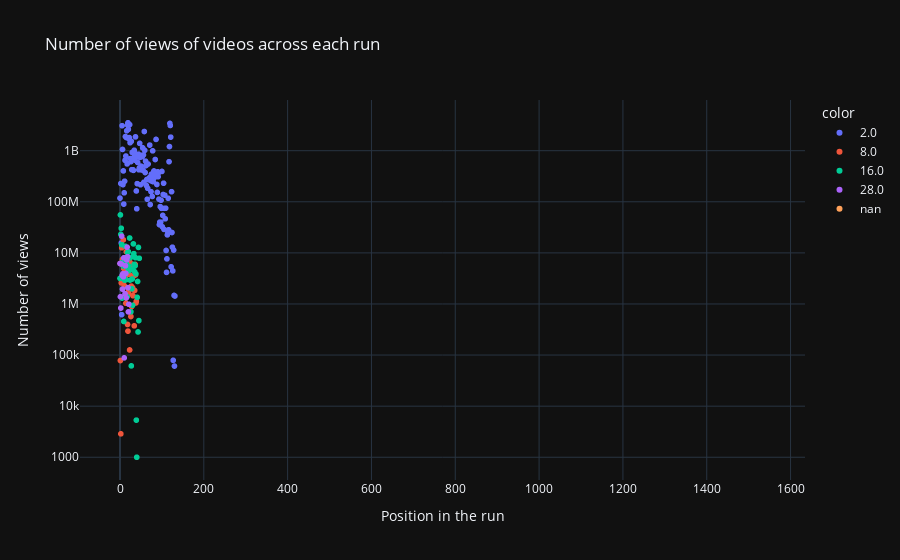

The cell this chart's notebook holds for it:
### Code cell
fig = px.scatter(df_output, x=df_output.groupby('walk').cumcount(), y='nb_views',
                 color=df_output['walk'].astype(str), title='Number of views of videos across each run',
                 log_y=True,
                 labels={'nb_views': 'Number of views', 'x': 'Position in the run'})

fig.show()

### Figure 1 — Plotly figure (JSON) as saved in the notebook; plotly's stock layout.template omitted (floating-point values rounded to 4 significant figures; data arrays with more than 128 entries replaced by an {"elided": "..."} marker saying what was removed)
{"data": [{"hovertemplate": "color=2.0<br>Position in the run=%{x}<br>Number of views=%{y}<extra></extra>", "legendgroup": "2.0", "marker": {"color": "#636efa", "symbol": "circle"}, "mode": "markers", "name": "2.0", "showlegend": true, "x": {"elided": "132 int values"}, "xaxis": "x", "y": {"elided": "132 str values"}, "yaxis": "y", "type": "scattergl"}, {"hovertemplate": "color=8.0<br>Position in the run=%{x}<br>Number of views=%{y}<extra></extra>", "legendgroup": "8.0", "marker": {"color": "#EF553B", "symbol": "circle"}, "mode": "markers", "name": "8.0", "showlegend": true, "x": [0, 1, 2, 3, 4, 5, 6, 7, 8, 9, 10, 11, 12, 13, 14, 15, 16, 17, 18, 19, 20, 21, 22, 23, 24, 25, 26, 27, 28, 29, 30, 31, 32, 33, 34, 35, 36, 37, 38, 39], "xaxis": "x", "y": ["6,194,869", "78,132", "2,870", "2,586,191", "12,609,549", "5,874,680", "7,492,340", "3,894,488", "18,008,374", "4,903,023", "2,299,810", "None", "2,939,154", "3,480,569", "1,032,714", "10,565,366", "5,519,327", "4,132,973", "397,027", "294,329", "1,731,088", "1,574,006", "3,830,269", "125,897", "6,507,929", "5,716,322", "568,528", "2,238,791", "889,998", "None", "2,096,441", "1,448,514", "3,485,919", "1,859,061", "373,148", "1,841,009", "5,975,881", "3,694,796", "1,047,208", "1,128,204"], "yaxis": "y", "type": "scattergl"}, {"hovertemplate": "color=16.0<br>Position in the run=%{x}<br>Number of views=%{y}<extra></extra>", "legendgroup": "16.0", "marker": {"color": "#00cc96", "symbol": "circle"}, "mode": "markers", "name": "16.0", "showlegend": true, "x": [0, 1, 2, 3, 4, 5, 6, 7, 8, 9, 10, 11, 12, 13, 14, 15, 16, 17, 18, 19, 20, 21, 22, 23, 24, 25, 26, 27, 28, 29, 30, 31, 32, 33, 34, 35, 36, 37, 38, 39, 40, 41, 42, 43, 44, 45, 46], "xaxis": "x", "y": ["3,168,176", "55,369,260", "23,010,159", "30,287,190", "14,466,701", "1,303,247", "6,536,818", "3,181,952", "5,522,697", "454,491", "3,604,933", "2,930,848", "None", "13,441,683", "2,965,467", "6,363,109", "5,573,151", "1,387,343", "10,116,209", "4,971,447", "10,582,865", "5,481,245", "4,504,472", "19,549,261", "2,940,768", "8,093,868", "703,126", "61,427", "1,984,153", "3,076,476", "943,187", "4,744,816", "14,991,869", "9,669,675", "5,967,465", "4,265,904", "5,580,786", "8,055,556", "3,869,518", "5,325", "1,000", "1,348,793", "2,756,775", "283,325", "12,805,097", "472,556", "7,827,543"], "yaxis": "y", "type": "scattergl"}, {"hovertemplate": "color=28.0<br>Position in the run=%{x}<br>Number of views=%{y}<extra></extra>", "legendgroup": "28.0", "marker": {"color": "#ab63fa", "symbol": "circle"}, "mode": "markers", "name": "28.0", "showlegend": true, "x": [0, 1, 2, 3, 4, 5, 6, 7, 8, 9, 10, 11, 12, 13, 14, 15, 16, 17, 18, 19, 20, 21], "xaxis": "x", "y": ["6,196,198", "1,387,218", "831,460", "6,070,963", "21,205,469", "3,617,680", "1,951,320", "3,916,520", "3,412,204", "8,002,962", "88,045", "None", "1,584,168", "5,595,309", "3,959,003", "1,313,565", "7,295,817", "12,923,834", "8,388,524", "2,093,449", "700,736", "986,961"], "yaxis": "y", "type": "scattergl"}, {"hovertemplate": "color=nan<br>Position in the run=%{x}<br>Number of views=%{y}<extra></extra>", "legendgroup": "nan", "marker": {"color": "#FFA15A", "symbol": "circle"}, "mode": "markers", "name": "nan", "showlegend": true, "x": {"elided": "1540 int values"}, "xaxis": "x", "y": {"elided": "1540 null values"}, "yaxis": "y", "type": "scattergl"}], "layout": {"xaxis": {"anchor": "y", "domain": [0.0, 1.0], "title": {"text": "Position in the run"}}, "yaxis": {"anchor": "x", "domain": [0.0, 1.0], "title": {"text": "Number of views"}, "type": "log"}, "legend": {"title": {"text": "color"}, "tracegroupgap": 0}, "title": {"text": "Number of views of videos across each run"}}}
